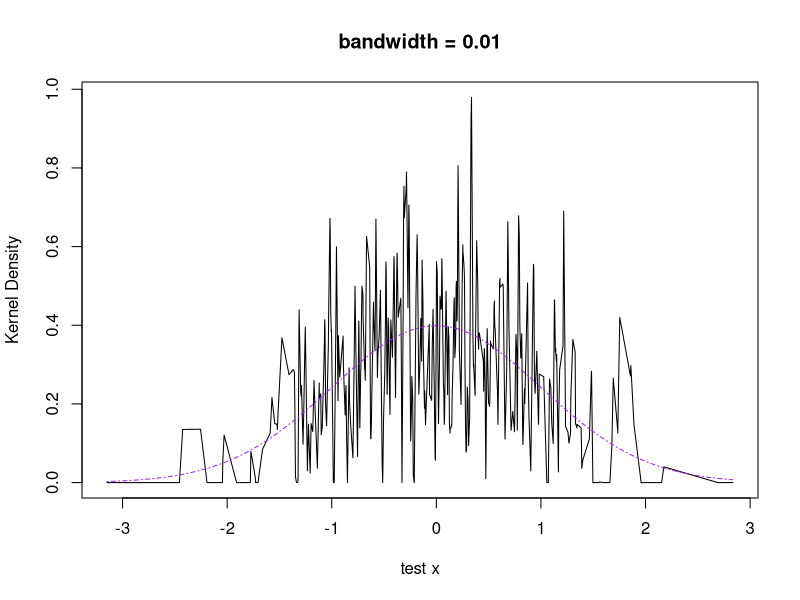
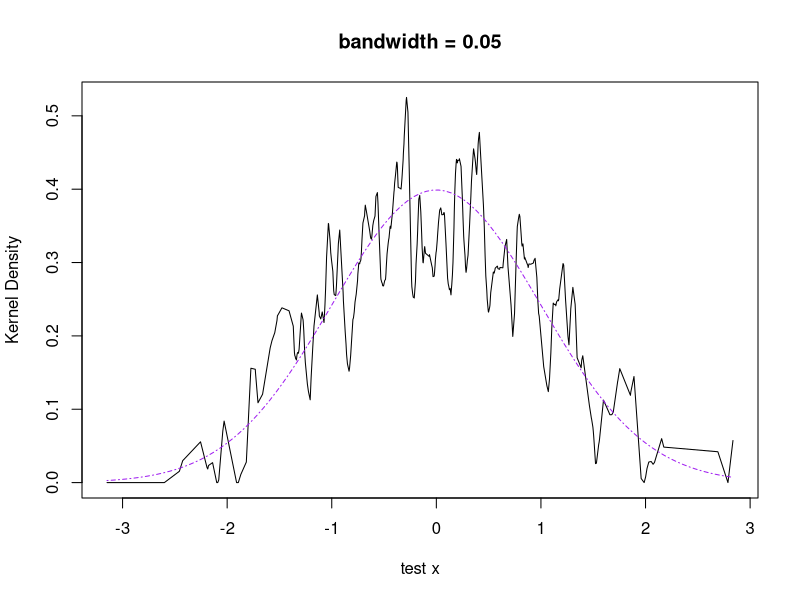
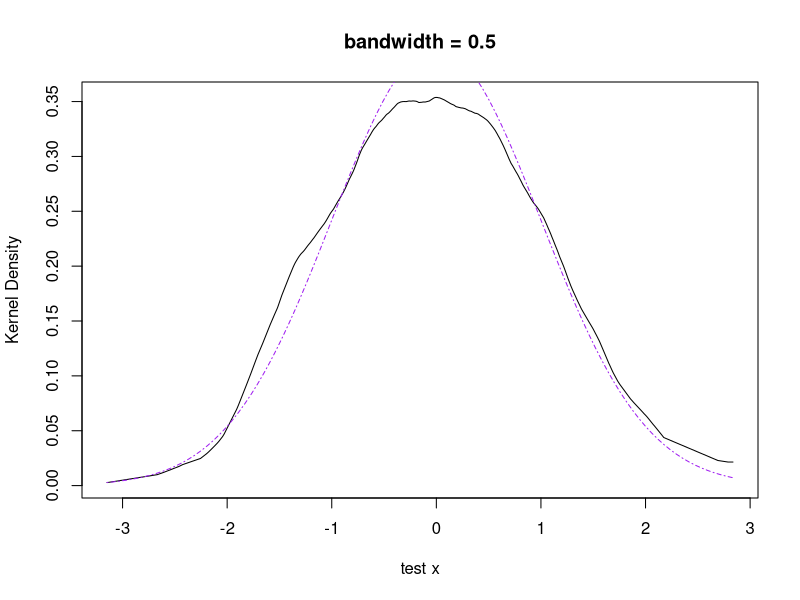
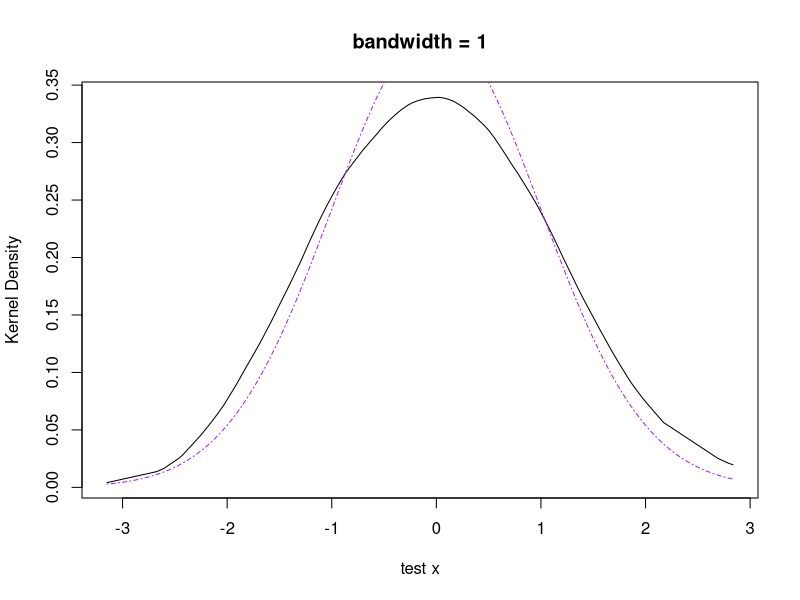

Source code (R) for these figures, in order:
## ---- chunk 1
kernel_epan <- function(x, h = 1) {
  x <- x / h
  ran <- as.numeric(abs(x) <= 1)
  val <- (3/4) * ( 1 - x^2 ) * ran * (1/h)
  return(val)
}
## ---- chunk 2
kern_density <- function(x, h, x_new) {
  sapply(x_new, function(xi) {
    kh <- kernel_epan((x - xi), h = h)
    den <- sum(kh)/length(x)
    den
  })
}
## ---- chunk 3
# Test the function with hand constructed datasets and bandwidths
set.seed(27)
n <- 500
x <- rnorm(n)
x_new <- rnorm(n)
h <- c(0.01, 0.05, 0.5, 1)

sapply(h, function(new_h) {
  plot(sort(x_new),  kern_density(x, new_h, sort(x_new)),type="l", main=paste("bandwidth =", new_h), 
       xlab= "test x", ylab="Kernel Density") 
  curve(dnorm(x), col='purple', lty = 4, add=TRUE)
})

## ---- chunk 4
set.seed(27)
library(glmnet)
library(Matrix)
n <- 1000L
p <- 5000L
X <- matrix(rnorm(n * p), ncol = p)
beta <- c(seq(1, 0.1, length.out=(10L)), rep(0, p - 10L))
y <- X %*% beta + rnorm(n = n, sd = 0.15)
## ---- chunk 5
# glmnet
g_new<- cv.glmnet(X, y, alpha=1)
lambda.min <- g_new$lambda.min
beta_hat <- g_new$glmnet.g_new$beta[,which(g_new$lambda == g_new$lambda.min)]

# implement a lasso_reg_with_screening function
lasso_reg_with_screening <- function(X, y, b, lambda) {
  resids <- y - X %*% b
  res <- apply(X, 2, function(xj) crossprod(xj, resids)) / lambda / nrow(X)
  (b == 0) & (abs(res) >= 1)
}
